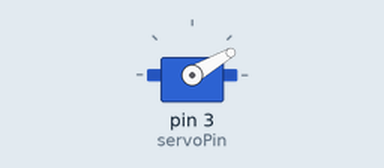
This sketch was run on a simulated Arduino Uno, built with avr-gcc and run on an emulated ATmega328P. Parts: servo.

Above: at 0.05 s.
At 2.05 s:
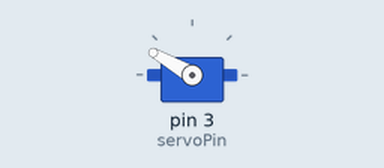
At 4.0 s:
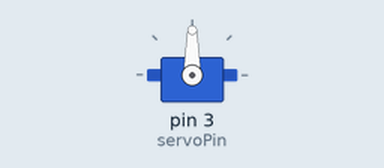
Timing chart, 0 to 5.2 s (numbered marks = the images above):
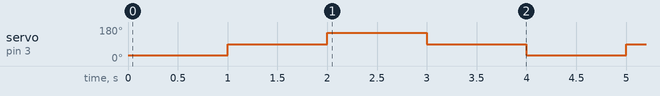

Measured:
- by itself, servo on pin 3 (servoPin): repeats every 4.0 s: 150° 1.0 s, 90° 1.0 s, 30° 1.0 s, 90° 1.0 s

The sketch:

servo_code.ino
```cpp
// Include the Servo library
#include <Servo.h>
// Declare the Servo pin
int servoPin = 3;
// Create a servo object
Servo Servo1;
void setup() {
   // We need to attach the servo to the used pin number
   Servo1.attach(servoPin);
}
void loop(){
   // Make servo go to 0 degrees
   Servo1.write(30);
   delay(1000);
   // Make servo go to 90 degrees
   Servo1.write(90);
   delay(1000);
   // Make servo go to 180 degrees
   Servo1.write(150);
   delay(1000);
      Servo1.write(90);
   delay(1000);
}
```
